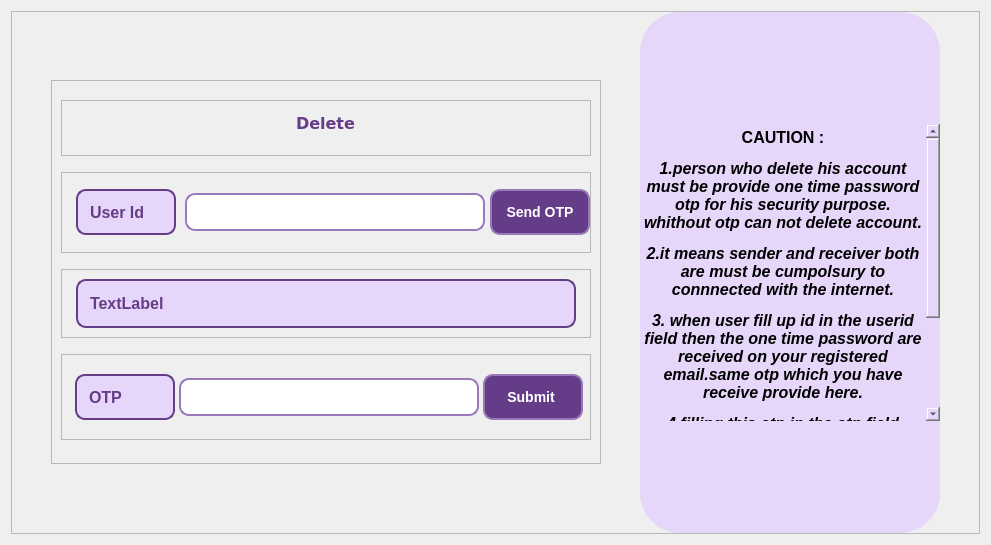
<?xml version="1.0" encoding="UTF-8"?>
<ui version="4.0">
 <class>Ui_delete</class>
 <widget class="QFrame" name="Ui_delete">
  <property name="geometry">
   <rect>
    <x>0</x>
    <y>0</y>
    <width>991</width>
    <height>545</height>
   </rect>
  </property>
  <property name="windowTitle">
   <string>Frame</string>
  </property>
  <layout class="QGridLayout" name="gridLayout_2">
   <item row="0" column="0">
    <widget class="QFrame" name="frame_3">
     <property name="minimumSize">
      <size>
       <width>0</width>
       <height>0</height>
      </size>
     </property>
     <property name="maximumSize">
      <size>
       <width>16777215</width>
       <height>16777215</height>
      </size>
     </property>
     <property name="styleSheet">
      <string notr="true">QFrame:addmember{
border:none;
}
QLabel {

    background-color: #E6D7FA;
    color: #653C87;
    font-family: 'Segoe UI', sans-serif;
    font-size: 16px;
    font-weight: 600;
    padding: 8px;
    border: 2px solid #653C87;
    border-radius: 10px;
    transition: background-color 0.3s ease, border-color 0.3s ease;
}

QLabel:hover {
    background-color: #D4C2EF;  /* Slightly darker background on hover */
    border-color: #553075;  /* Darker border on hover */
}

QLineEdit {
    border: 2px solid #9A79BA;
    border-radius: 10px;
    padding: 8px;
    font-family: 'Segoe UI', sans-serif;
    font-size: 14px;
    color: #653C87;
    background-color: #FFFFFF;
    transition: background-color 0.3s ease, border-color 0.3s ease;
}

QLineEdit:hover {
    background-color: #F5F0FA;  /* Slightly lighter background on hover */
}

QLineEdit:focus {
    border: 2px solid #653C87;  /* Darker border on focus */
    background-color: #F5F5F5;  /* Slightly lighter background on focus */
}
QPushButton {
    background-color: #653C87; /* Dark purple background */
    color: #FFFFFF; /* White text */
    font-family: 'Segoe UI', sans-serif; /* Font family */
    font-size: 14px; /* Font size */
    font-weight: bold; /* Bold text */
    padding: 10px 20px; /* Padding */
    border: 2px solid #9A79BA; /* Light purple border */
    border-radius: 10px; /* Rounded corners */
    transition: background-color 0.3s ease, border-color 0.3s ease; /* Smooth transition */
}

QPushButton:hover {
    background-color: #9A79BA; /* Light purple background on hover */
    border-color: #653C87; /* Dark purple border on hover */
}

QPushButton:pressed {
    background-color: #E6D7FA; /* Lightest purple background on press */
    border-color: #553075; /* Darker purple border on press */
}
</string>
     </property>
     <property name="frameShape">
      <enum>QFrame::StyledPanel</enum>
     </property>
     <property name="frameShadow">
      <enum>QFrame::Raised</enum>
     </property>
     <layout class="QHBoxLayout" name="horizontalLayout">
      <property name="spacing">
       <number>0</number>
      </property>
      <property name="leftMargin">
       <number>0</number>
      </property>
      <property name="topMargin">
       <number>0</number>
      </property>
      <property name="rightMargin">
       <number>0</number>
      </property>
      <property name="bottomMargin">
       <number>0</number>
      </property>
      <item>
       <widget class="QFrame" name="frame_2">
        <property name="minimumSize">
         <size>
          <width>0</width>
          <height>0</height>
         </size>
        </property>
        <property name="maximumSize">
         <size>
          <width>550</width>
          <height>384</height>
         </size>
        </property>
        <property name="frameShape">
         <enum>QFrame::StyledPanel</enum>
        </property>
        <property name="frameShadow">
         <enum>QFrame::Raised</enum>
        </property>
        <layout class="QGridLayout" name="gridLayout_4">
         <item row="0" column="0">
          <widget class="QFrame" name="frame_4">
           <property name="maximumSize">
            <size>
             <width>16777215</width>
             <height>56</height>
            </size>
           </property>
           <property name="frameShape">
            <enum>QFrame::StyledPanel</enum>
           </property>
           <property name="frameShadow">
            <enum>QFrame::Raised</enum>
           </property>
           <layout class="QGridLayout" name="gridLayout_7">
            <property name="leftMargin">
             <number>0</number>
            </property>
            <property name="topMargin">
             <number>0</number>
            </property>
            <property name="rightMargin">
             <number>0</number>
            </property>
            <item row="0" column="0" alignment="Qt::AlignHCenter">
             <widget class="QLabel" name="label_4">
              <property name="maximumSize">
               <size>
                <width>16777215</width>
                <height>58</height>
               </size>
              </property>
              <property name="font">
               <font>
                <family>Verdana</family>
                <pointsize>20</pointsize>
                <italic>false</italic>
                <bold>true</bold>
               </font>
              </property>
              <property name="styleSheet">
               <string notr="true">border:none;
background:none;
font: 700 20pt &quot;Verdana&quot;;</string>
              </property>
              <property name="text">
               <string>Delete</string>
              </property>
             </widget>
            </item>
           </layout>
          </widget>
         </item>
         <item row="1" column="0">
          <widget class="QFrame" name="frame_66">
           <property name="maximumSize">
            <size>
             <width>16777215</width>
             <height>81</height>
            </size>
           </property>
           <property name="frameShape">
            <enum>QFrame::StyledPanel</enum>
           </property>
           <property name="frameShadow">
            <enum>QFrame::Raised</enum>
           </property>
           <layout class="QGridLayout" name="gridLayout">
            <property name="leftMargin">
             <number>11</number>
            </property>
            <property name="topMargin">
             <number>0</number>
            </property>
            <property name="rightMargin">
             <number>0</number>
            </property>
            <property name="bottomMargin">
             <number>0</number>
            </property>
            <property name="horizontalSpacing">
             <number>5</number>
            </property>
            <property name="verticalSpacing">
             <number>0</number>
            </property>
            <item row="0" column="2">
             <widget class="QPushButton" name="pushButton">
              <property name="minimumSize">
               <size>
                <width>0</width>
                <height>46</height>
               </size>
              </property>
              <property name="maximumSize">
               <size>
                <width>100</width>
                <height>16777215</height>
               </size>
              </property>
              <property name="styleSheet">
               <string notr="true">padding:0px;</string>
              </property>
              <property name="text">
               <string>Send OTP</string>
              </property>
             </widget>
            </item>
            <item row="0" column="1">
             <widget class="QLineEdit" name="lineEdit">
              <property name="maximumSize">
               <size>
                <width>300</width>
                <height>16777215</height>
               </size>
              </property>
              <property name="font">
               <font>
                <family>Segoe UI</family>
                <pointsize>-1</pointsize>
               </font>
              </property>
             </widget>
            </item>
            <item row="0" column="0" alignment="Qt::AlignHCenter">
             <widget class="QLabel" name="label">
              <property name="minimumSize">
               <size>
                <width>100</width>
                <height>0</height>
               </size>
              </property>
              <property name="maximumSize">
               <size>
                <width>100</width>
                <height>47</height>
               </size>
              </property>
              <property name="text">
               <string>User Id</string>
              </property>
             </widget>
            </item>
           </layout>
          </widget>
         </item>
         <item row="2" column="0">
          <widget class="QFrame" name="frame_7">
           <property name="maximumSize">
            <size>
             <width>16777215</width>
             <height>69</height>
            </size>
           </property>
           <property name="frameShape">
            <enum>QFrame::StyledPanel</enum>
           </property>
           <property name="frameShadow">
            <enum>QFrame::Raised</enum>
           </property>
           <layout class="QGridLayout" name="gridLayout_6">
            <property name="spacing">
             <number>0</number>
            </property>
            <item row="0" column="0">
             <widget class="QLabel" name="label_3">
              <property name="maximumSize">
               <size>
                <width>500</width>
                <height>66</height>
               </size>
              </property>
              <property name="text">
               <string>TextLabel</string>
              </property>
             </widget>
            </item>
           </layout>
          </widget>
         </item>
         <item row="3" column="0">
          <widget class="QFrame" name="frame_8">
           <property name="maximumSize">
            <size>
             <width>16777215</width>
             <height>86</height>
            </size>
           </property>
           <property name="styleSheet">
            <string notr="true"/>
           </property>
           <property name="frameShape">
            <enum>QFrame::StyledPanel</enum>
           </property>
           <property name="frameShadow">
            <enum>QFrame::Raised</enum>
           </property>
           <layout class="QGridLayout" name="gridLayout_5">
            <property name="leftMargin">
             <number>9</number>
            </property>
            <property name="topMargin">
             <number>0</number>
            </property>
            <property name="rightMargin">
             <number>0</number>
            </property>
            <property name="bottomMargin">
             <number>0</number>
            </property>
            <property name="spacing">
             <number>0</number>
            </property>
            <item row="0" column="0">
             <widget class="QLabel" name="label_5">
              <property name="minimumSize">
               <size>
                <width>100</width>
                <height>0</height>
               </size>
              </property>
              <property name="maximumSize">
               <size>
                <width>80</width>
                <height>47</height>
               </size>
              </property>
              <property name="text">
               <string>OTP</string>
              </property>
             </widget>
            </item>
            <item row="0" column="1">
             <widget class="QLineEdit" name="lineEdit_2">
              <property name="maximumSize">
               <size>
                <width>300</width>
                <height>16777215</height>
               </size>
              </property>
              <property name="font">
               <font>
                <family>Segoe UI</family>
                <pointsize>-1</pointsize>
               </font>
              </property>
             </widget>
            </item>
            <item row="0" column="2">
             <widget class="QPushButton" name="pushButton_2">
              <property name="minimumSize">
               <size>
                <width>0</width>
                <height>46</height>
               </size>
              </property>
              <property name="maximumSize">
               <size>
                <width>100</width>
                <height>16777215</height>
               </size>
              </property>
              <property name="styleSheet">
               <string notr="true">padding:0px;</string>
              </property>
              <property name="text">
               <string>Submit </string>
              </property>
             </widget>
            </item>
           </layout>
          </widget>
         </item>
        </layout>
       </widget>
      </item>
      <item>
       <widget class="QFrame" name="frame_5">
        <property name="maximumSize">
         <size>
          <width>300</width>
          <height>16777215</height>
         </size>
        </property>
        <property name="styleSheet">
         <string notr="true">background:#E6D7FA;
border-radius:40px;</string>
        </property>
        <property name="frameShape">
         <enum>QFrame::StyledPanel</enum>
        </property>
        <property name="frameShadow">
         <enum>QFrame::Raised</enum>
        </property>
        <layout class="QGridLayout" name="gridLayout_3">
         <property name="leftMargin">
          <number>0</number>
         </property>
         <property name="topMargin">
          <number>0</number>
         </property>
         <property name="rightMargin">
          <number>0</number>
         </property>
         <property name="bottomMargin">
          <number>0</number>
         </property>
         <property name="spacing">
          <number>0</number>
         </property>
         <item row="0" column="0" alignment="Qt::AlignVCenter">
          <widget class="QTextBrowser" name="textBrowser">
           <property name="minimumSize">
            <size>
             <width>0</width>
             <height>297</height>
            </size>
           </property>
           <property name="maximumSize">
            <size>
             <width>573</width>
             <height>16777215</height>
            </size>
           </property>
           <property name="styleSheet">
            <string notr="true">QTextBrowser {
    border: none; /* Example: Remove border if needed */
    overflow: hidden;
   scrollbar:hideen;
  background:#E6D7FA;
}


</string>
           </property>
           <property name="html">
            <string>&lt;!DOCTYPE HTML PUBLIC &quot;-//W3C//DTD HTML 4.0//EN&quot; &quot;http://www.w3.org/TR/REC-html40/strict.dtd&quot;&gt;
&lt;html&gt;&lt;head&gt;&lt;meta name=&quot;qrichtext&quot; content=&quot;1&quot; /&gt;&lt;meta charset=&quot;utf-8&quot; /&gt;&lt;style type=&quot;text/css&quot;&gt;
p, li { white-space: pre-wrap; }
hr { height: 1px; border-width: 0; }
li.unchecked::marker { content: &quot;\2610&quot;; }
li.checked::marker { content: &quot;\2612&quot;; }
&lt;/style&gt;&lt;/head&gt;&lt;body style=&quot; font-family:'Segoe UI'; font-size:9pt; font-weight:400; font-style:normal;&quot;&gt;
&lt;p align=&quot;center&quot; style=&quot; margin-top:12px; margin-bottom:12px; margin-left:0px; margin-right:0px; -qt-block-indent:0; text-indent:0px;&quot;&gt;&lt;span style=&quot; font-size:12pt; font-weight:700;&quot;&gt;CAUTION :&lt;/span&gt;&lt;/p&gt;
&lt;p align=&quot;center&quot; style=&quot; margin-top:12px; margin-bottom:12px; margin-left:0px; margin-right:0px; -qt-block-indent:0; text-indent:0px;&quot;&gt;&lt;span style=&quot; font-size:12pt; font-weight:700; font-style:italic;&quot;&gt;1.person who delete his account must be provide one time password otp for his security purpose. whithout otp can not delete account.&lt;/span&gt;&lt;/p&gt;
&lt;p align=&quot;center&quot; style=&quot; margin-top:12px; margin-bottom:12px; margin-left:0px; margin-right:0px; -qt-block-indent:0; text-indent:0px;&quot;&gt;&lt;span style=&quot; font-size:12pt; font-weight:700; font-style:italic;&quot;&gt;2.it means sender and receiver both are must be cumpolsury to connnected with the internet.&lt;/span&gt;&lt;/p&gt;
&lt;p align=&quot;center&quot; style=&quot; margin-top:12px; margin-bottom:12px; margin-left:0px; margin-right:0px; -qt-block-indent:0; text-indent:0px;&quot;&gt;&lt;span style=&quot; font-size:12pt; font-weight:700; font-style:italic;&quot;&gt;3. when user fill up id in the userid field then the one time password are received on your registered email.same otp which you have receive provide here.&lt;/span&gt;&lt;/p&gt;
&lt;p align=&quot;center&quot; style=&quot; margin-top:12px; margin-bottom:12px; margin-left:0px; margin-right:0px; -qt-block-indent:0; text-indent:0px;&quot;&gt;&lt;span style=&quot; font-size:12pt; font-weight:700; font-style:italic;&quot;&gt;4.filling this otp in the otp field submit clicked button and your information will be deleted.&lt;/span&gt;&lt;br /&gt;&lt;/p&gt;
&lt;p style=&quot; margin-top:12px; margin-bottom:12px; margin-left:0px; margin-right:0px; -qt-block-indent:0; text-indent:0px;&quot;&gt;&lt;br /&gt;&lt;/p&gt;
&lt;p style=&quot; margin-top:12px; margin-bottom:12px; margin-left:0px; margin-right:0px; -qt-block-indent:0; text-indent:0px;&quot;&gt;&lt;br /&gt;&lt;/p&gt;&lt;/body&gt;&lt;/html&gt;</string>
           </property>
          </widget>
         </item>
        </layout>
       </widget>
      </item>
     </layout>
    </widget>
   </item>
  </layout>
 </widget>
 <resources/>
 <connections/>
</ui>
